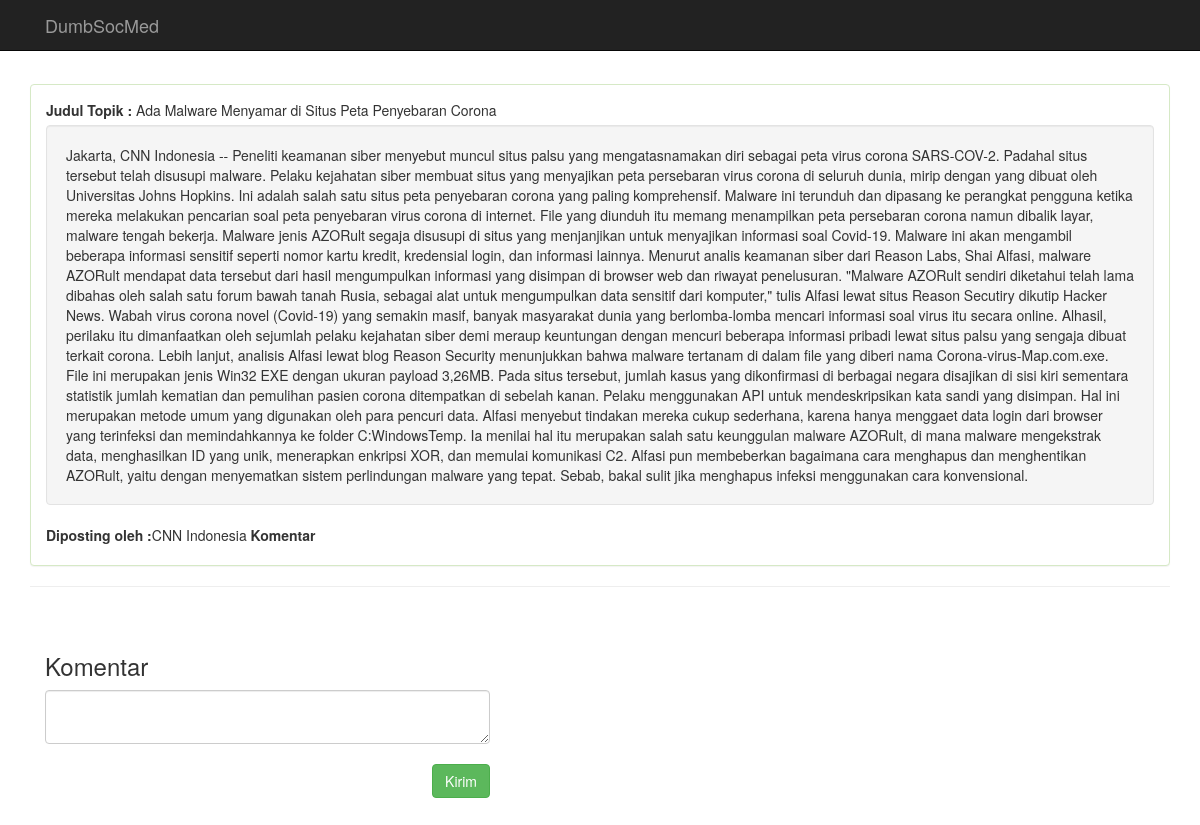
The app's page /dumbsosmed/content.php?post_id=4 with its own data.
### tables this page shows
CREATE TABLE `posts_tb` (
  `post_id` int(25) NOT NULL AUTO_INCREMENT,
  `title` varchar(255) DEFAULT NULL,
  `content` text,
  `user_id` int(25) DEFAULT NULL,
  PRIMARY KEY (`post_id`),
  KEY `user_id` (`user_id`),
  CONSTRAINT `posts_tb_ibfk_1` FOREIGN KEY (`user_id`) REFERENCES `user_tb` (`user_id`)
);

CREATE TABLE `user_tb` (
  `user_id` int(25) NOT NULL AUTO_INCREMENT,
  `name` varchar(255) DEFAULT NULL,
  PRIMARY KEY (`user_id`)
);

### dumbsosmed/content.php (the view, shortened to what this page needs)
<html>
<head>
	<link rel="stylesheet" type="text/css" href="css/global.css">
	<link rel="stylesheet" type="text/css" href="css/bootstrap.css">
	<link rel="stylesheet" type="text/css" href="css/bootstrap.min.css">
    <link href="//netdna.bootstrapcdn.com/font-awesome/4.0.3/css/font-awesome.css" rel="stylesheet">
</head>
<body>
    <nav class="navbar navbar-inverse navbar-fixed-top">
        <div class="container">
            <div class="navbar-header page-scroll">
                <a class="navbar-brand page-scroll" href="index.php"></a>
            </div>
            <div class="navbar-header">
                <a class="navbar-brand" href="index.php">DumbSocMed</a>
            </div>
            <div class="collapse navbar-collapse">
            </div>
        </div>
    </nav>
    <div class="container" style="margin:7% auto;">
         <div class="panel panel-success">
                 <div class="panel-body">
              <?php
                     $id = $_GET['post_id'];
                $sql = mysql_query("SELECT * from user_tb as u join posts_tb as p on u.user_id = p.user_id where p.post_id='$id' ");
                if($sql==true){
                  while($row=mysql_fetch_assoc($sql)){
                    extract($row);
                        echo "<label>Judul Topik : </label> ".$title."<br>";
                       echo "<p class='well'>".$content."</p>";
                       echo '<label>Diposting oleh : </label>' .$name;
                      }
                    }
              ?>
              <label>Komentar</label>
              </div>
          </div>
          <hr>
          <div class="col-sm-5 col-md-5 sidebar">
          <h3><br>Komentar</h3>
          <form method="POST" action="addcomment.php">
            <textarea type="text" class="form-control" name="comment"></textarea><br>
            <input type="submit" class="btn btn-success pull-right" value="Kirim">
          </form>
        </div>
    </div>
</body>
</html>

### records on screen
posts_tb: title "Ada Malware Menyamar di Situs Peta Penyebaran Corona", content "Jakarta, CNN Indonesia -- Peneliti keamanan siber menyebut muncul situs palsu yang mengatasnamakan diri sebagai peta virus corona SARS-COV-2. Padahal situs tersebut telah disusupi malware. Pelaku kejahatan siber membuat situs yang menyajikan peta persebaran virus corona di seluruh dunia, mirip dengan yang dibuat oleh Universitas Johns Hopkins. Ini adalah salah satu situs peta penyebaran corona yang paling komprehensif. Malware ini terunduh dan dipasang ke perangkat pengguna ketika mereka melakukan pencarian soal peta penyebaran virus corona di internet. File yang diunduh itu memang menampilkan peta persebaran corona namun dibalik layar, malware tengah bekerja. Malware jenis AZORult segaja…", user.name "CNN Indonesia"
